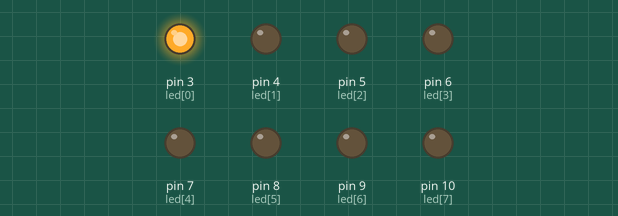
A sketch run on a simulated Arduino Uno, built with avr-gcc and run on an emulated ATmega328P. Parts: output pins drawn as LEDs (lit = HIGH).

Above: at 0.05 s.
At 0.45 s:
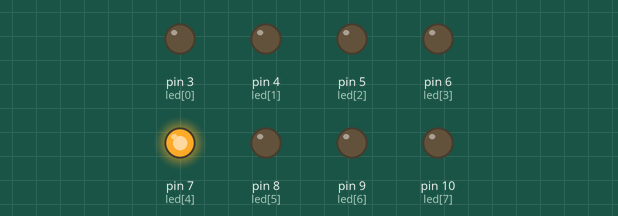
At 0.75 s:
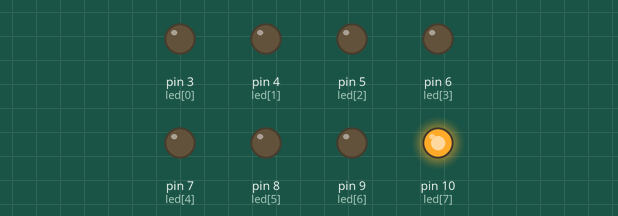
At 1.55 s:
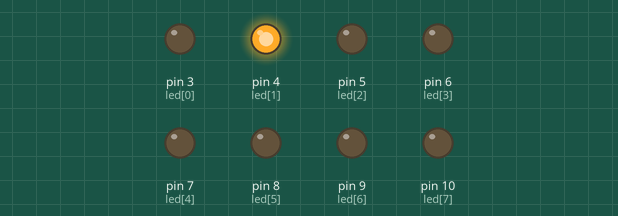
At 2.35 s:
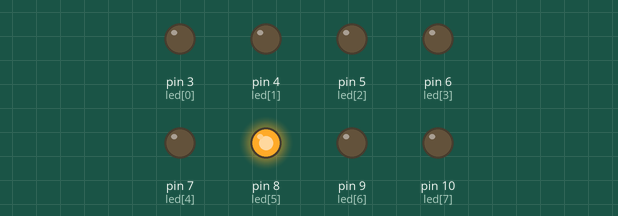
At 3.15 s:
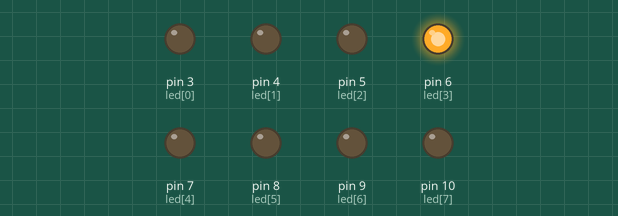
Timing chart, 0 to 3.5 s (numbered marks = the images above):
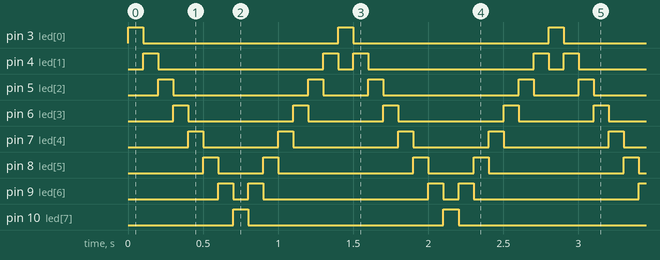

The sketch:

ledrider.ino
```cpp
// (licence header left out)
/*
 * The circuit:
 * Connect every LED pin to blue LED and 1k resistor and GND.
 * pin --- LED --- resistor 1k --- GND
 * All this pins have PWM.
 */

const int led[]={3,4,5,6,7,8,9,10};
const int ledsize=sizeof(led)/sizeof(int);
int pos=0;
int dir=1;

// select algorithm
#define algo_digital
//#define algo_analog1
//#define algo_analog2

// speed in millis (500-slow, 100-normal, 10-fast)
#define spd 100

void setup()
{
for(int i=0;i<ledsize;i++)
  pinMode(led[i], OUTPUT);
}

void loop()
{
for(int i=0;i<ledsize;i++)
  {
  // simple moving LED
  #if defined(algo_digital)
  digitalWrite(led[i], i==pos ? HIGH : LOW);
  #endif

  // active LED is brighter, inactive LED is lighter
  #if defined(algo_analog1)
  analogWrite(led[i], i==pos ? 40 : 1);
  #endif

  // 3 different light intesities
  #if defined(algo_analog2)
  int val=0;
  switch(abs(i-pos))
    {
    case 0: // active
      val=40;break;
    case 1: // one to the left and one to the right
      val=10;break;
    default:// inactive
      val=1;break;
    }
  analogWrite(led[i], val);
  #endif
  }

pos+=dir;
if(pos==0)
  dir=1; // move to the right
if(pos==ledsize-1)
  dir=-1; // move to the left
delay(spd);
}
```

Measured:
- by itself, pin 3 (led[0]), pin 10 (led[7]): alternates HIGH for 0.10 s and LOW for 1.3 s
- by itself, pin 4 (led[1]): repeats every 1.4 s: LOW 1.1 s, HIGH 0.10 s, LOW 0.10 s, HIGH 0.10 s
- by itself, pin 5 (led[2]): repeats every 1.4 s: LOW 0.90 s, HIGH 0.10 s, LOW 0.30 s, HIGH 0.10 s
- by itself, pin 6 (led[3]): repeats every 1.4 s: LOW 0.70 s, HIGH 0.10 s, LOW 0.50 s, HIGH 0.10 s
- by itself, pin 7 (led[4]): repeats every 1.4 s: LOW 0.50 s, HIGH 0.10 s, LOW 0.70 s, HIGH 0.10 s
- by itself, pin 8 (led[5]): repeats every 1.4 s: LOW 0.30 s, HIGH 0.10 s, LOW 0.90 s, HIGH 0.10 s
- by itself, pin 9 (led[6]): repeats every 1.4 s: LOW 0.10 s, HIGH 0.10 s, LOW 1.1 s, HIGH 0.10 s
